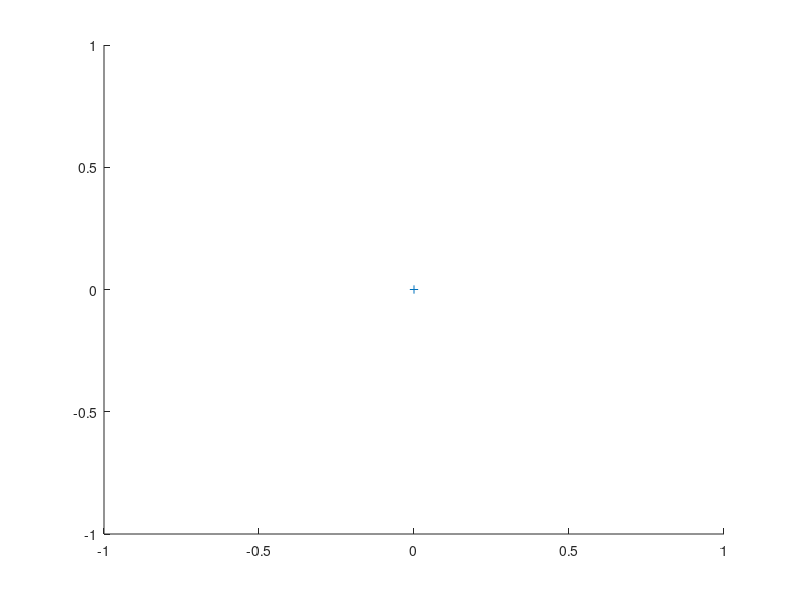

Recreate this plot in MATLAB. (Note: this script raises an error after producing the figure.)
function [p1,p3]=rbline(varargin)
%function to draw a rubberband line and return the start and end points
%Usage: [p1,p2]=rbline;     uses current axes
% or    [p1,p2]=rbline(h);  uses axes refered to by handle, h

% Created by Sandra Martinka March 2002
disp('Click on the markers that define the segment')
switch nargin
case 0
  h=gca;
case 1
  h=varargin{1};
  axes(h);
otherwise
  disp('Too many input arguments.');
end
cudata=get(gcf,'UserData'); %current UserData
hold on;
k=waitforbuttonpress;
p1=get(h,'CurrentPoint');       %get starting point
p1=p1(1,1:2);                   %extract x and y
lh1=plot(p1(1),p1(2),'+:');  
%plot starting point
udata.p1=p1;
udata.h=h;
udata.lh1=lh1;
set(gcf,'UserData',udata,'WindowButtonMotionFcn','wbmf','DoubleBuffer','on');
%{
k=waitforbuttonpress;
p2=get(h,'CurrentPoint');       %get middle point
p2=p2(1,1:2);                   %extract x and y
lh2=plot(p2(1),p2(2),'+:');  
%plot starting point
udata.p2=p2;
udata.h=h;
udata.lh2=lh2;
set(gcf,'UserData',udata,'WindowButtonMotionFcn','wbmf2','DoubleBuffer','on');
%}
k=waitforbuttonpress;
p3=get(h,'Currentpoint');       %get end point
p3=p3(1,1:2);                   %extract x and y
set(gcf,'UserData',cudata,'WindowButtonMotionFcn','','DoubleBuffer','off'); %reset UserData, etc..

accept=input('Accept Measurement?','s');
if strcmp(accept,'yes')==1
    
else
    delete(lh1);
    %delete(lh2);
end
    


function wbmf
%window motion callback function
utemp=get(gcf,'UserData');
ptemp=get(utemp.h,'CurrentPoint');
ptemp=ptemp(1,1:2);
set(utemp.lh1,'XData',[utemp.p1(1),ptemp(1)],'YData',[utemp.p1(2),ptemp(2)]);
%{
function wbmf2
%window motion callback function
utemp=get(gcf,'UserData');
ptemp=get(utemp.h,'CurrentPoint');
ptemp=ptemp(1,1:2);
set(utemp.lh2,'XData',[utemp.p2(1),ptemp(1)],'YData',[utemp.p2(2),ptemp(2)]);
%}